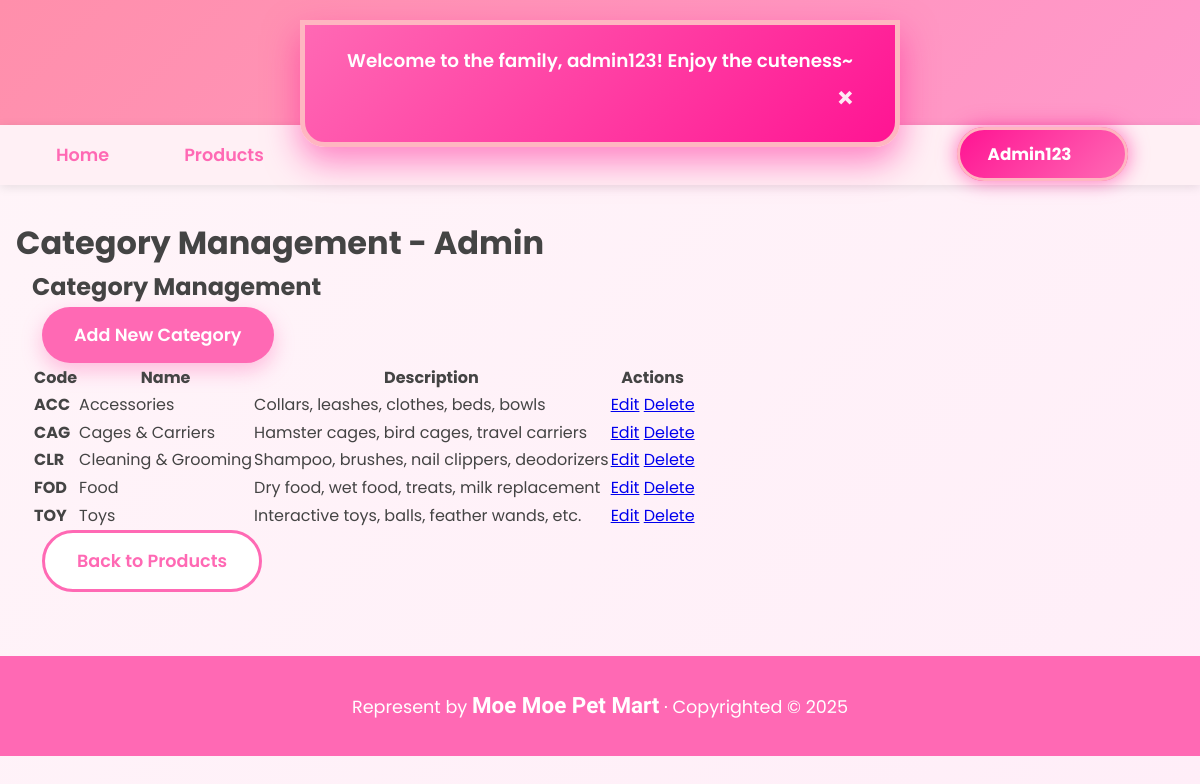
Page /admin/category_list.php (signed in) on the committed database.
### tables this page shows
CREATE TABLE `category` (
  `category_id` int(11) NOT NULL,
  `category_code` varchar(10) NOT NULL,
  `category_name` varchar(100) NOT NULL,
  `description` text DEFAULT NULL,
  `created_at` datetime DEFAULT current_timestamp()
);

### _base.php (called while the page is built, shortened)
<?php
function encode($value) {
    return htmlentities($value);
}

### admin/category_list.php (the view, shortened to what this page needs)
<?php
require '../_base.php';
$cats = $_db->query("SELECT * FROM category ORDER BY category_name")->fetchAll();
include '../_head.php';
?>
<div class="container">
    <h2>Category Management</h2>
    <a href="category_process.php?action=add_form" class="btn btn-primary mb-20">Add New Category</a>
    <table class="data-table">
        <thead>
            <tr>
                <th>Code</th>
                <th>Name</th>
                <th>Description</th>
                <th>Actions</th>
            </tr>
        </thead>
        <tbody>
            <?php foreach ($cats as $c): ?>
                <tr>
                    <td><strong><?= encode($c->category_code) ?></strong></td>
                    <td><?= encode($c->category_name) ?></td>
                    <td><?= encode($c->description ?: '-') ?></td>
                    <td>
                        <a href="category_process.php?action=edit_form&id=<?= $c->category_id ?>" class="btn-small">Edit</a>
                        <a href="category_process.php?action=delete&id=<?= $c->category_id ?>"
                           onclick="return confirm('Delete category <?= encode($c->category_name) ?>?')"
                           class="btn-small btn-delete">Delete</a>
                    </td>
                </tr>
            <?php endforeach; ?>
        </tbody>
    </table>
    <a href="product_list.php" class="btn btn-secondary">Back to Products</a>
</div>
<?php include '../_foot.php'; ?>

### css/app.css (style rules this page uses)
* { margin: 0; padding: 0; box-sizing: border-box; }
body { font-family: 'Poppins', sans-serif; background: linear-gradient(135deg, #fff5f9 0%, #ffeef8 100%); color: #444; line-height: 1.6; min-height: 100vh; }
.btn { display: inline-block; padding: 14px 32px; margin: 0 10px; border-radius: 50px; text-decoration: none; font-weight: 600; transition: all 0.3s; font-size: 1.1rem; }
.btn-primary { background: #ff69b4; color: white; box-shadow: 0 8px 20px rgba(255,105,180,0.4); }
.btn-secondary { background: white; color: #ff69b4; border: 3px solid #ff69b4; }
.container { max-width: 1200px; margin: 0 auto; padding: 0 1rem; }

### rows in the picture
category: category_code "ACC", category_name "Accessories", description "Collars, leashes, clothes, beds, bowls"
category: category_code "CAG", category_name "Cages & Carriers", description "Hamster cages, bird cages, travel carriers"
category: category_code "CLR", category_name "Cleaning & Grooming", description "Shampoo, brushes, nail clippers, deodorizers"
category: category_code "FOD", category_name "Food", description "Dry food, wet food, treats, milk replacement"
category: category_code "TOY", category_name "Toys", description "Interactive toys, balls, feather wands, etc."

### other values in the picture
$_title "Category Management - Admin"
